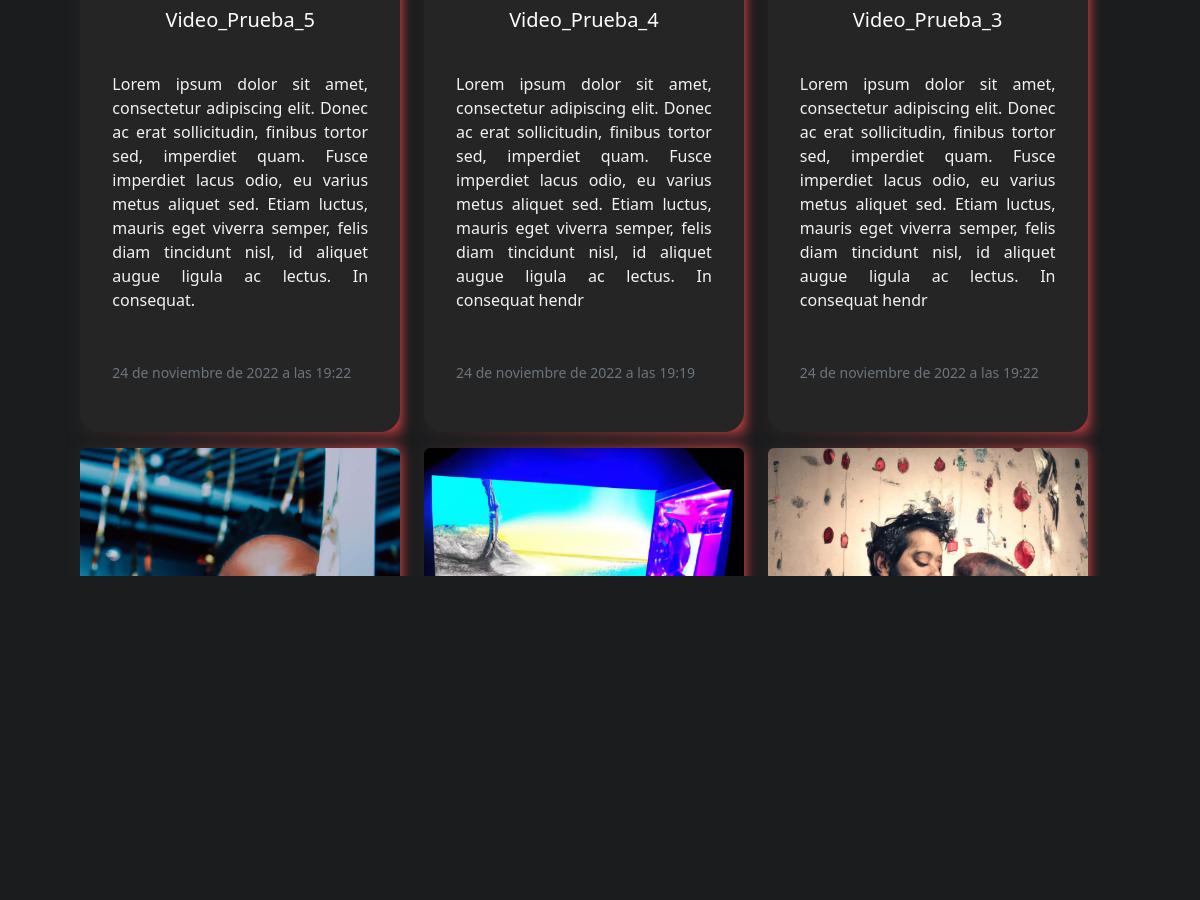
/base/videos (middle part), run on an earlier commit of the app's database.
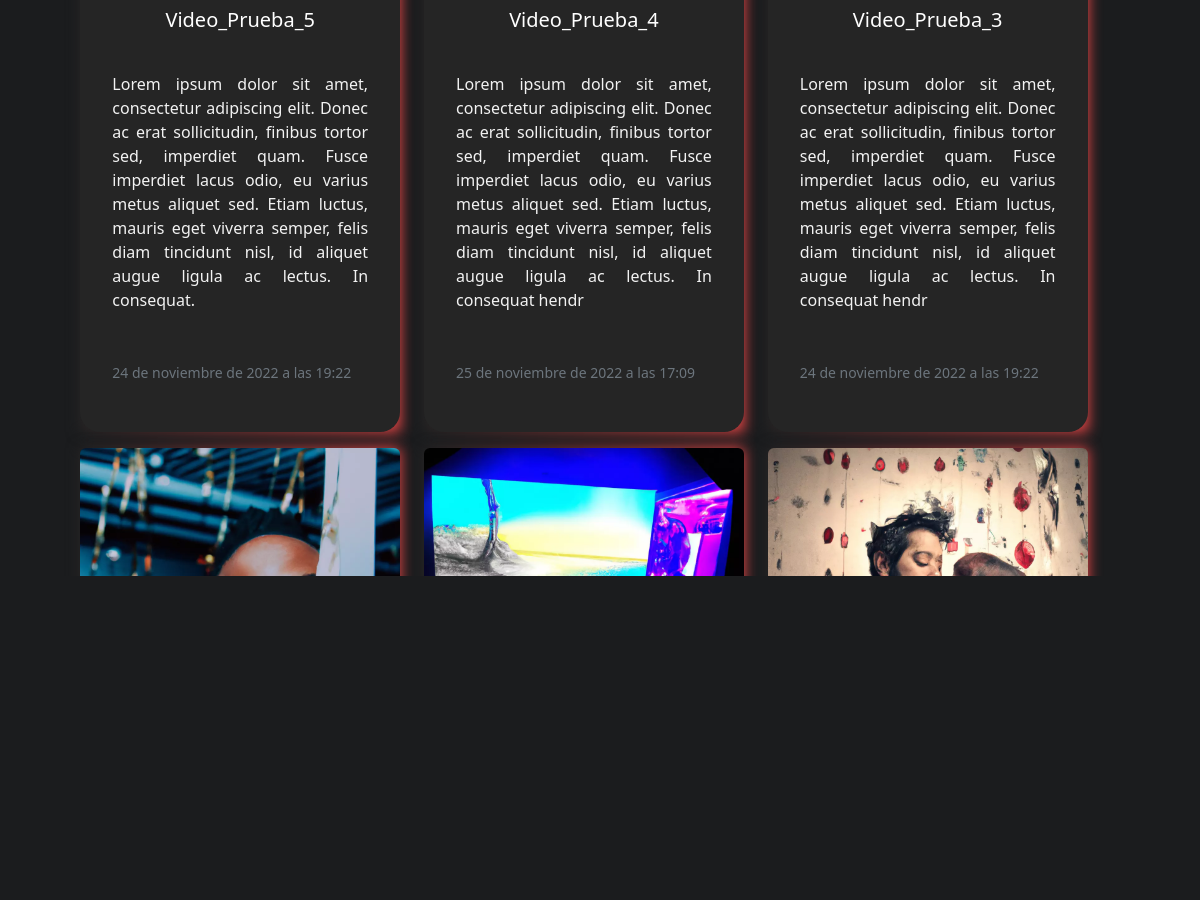
And on a later commit of the database.
### app_1/models.py (models this page shows, shortened)
class Video(models.Model):  # MODIFICADO
    title = models.CharField(max_length=30, default='')
    description = models.TextField(max_length=300, null=True)
    path = models.CharField(max_length=2000, null=True)
    thumnail = models.CharField(max_length=2000, null=True)
    length = models.IntegerField(null=True, default=0)
    datetime = models.DateTimeField(auto_now=True, blank=False, null=False)
    likes = models.IntegerField(null=True, default=0)
    dislikes = models.IntegerField(null=True, default=0)
    cathegory = models.CharField(
        max_length=300, null=True, choices=VIDEO_CATHEGORY, default='')
    channel = models.ForeignKey(Channel, on_delete=models.CASCADE,
                                blank=True, null=True, default='', related_name='videos')

### app_1/views.py (the view)
# urls.py: path('base/videos', VideoListView.as_view(), name='videos'),
class VideoListView (ListView):
    model = Video
    template_name = 'app_1/videos.html'

### app_1/templates/app_1/videos.html (shortened to what this page needs)
<!DOCTYPE html>
{% extends 'app_1/base.html' %} {% load account %} {% user_display user %}
{% load static %}
{% block estilo %}<link rel="stylesheet" href="../../static/css/video.css"> {% endblock %}
{% block contentVideo %}
<div class="container">
  <div class="scroll-bg" >
    <div class="scroll-div" >
      <div class="scroll-object" >
        <div class="dashboard-content text-center px-3 pt-4" >
          <div class="row mt-5">
            {% if object_list %} {% comment %} COMPROBACION DE SI NOS DEVUELVE UNA LISTA {% endcomment %}
            {% for video in object_list %}  {% comment %} RECORREMOS {% endcomment %}
            <div class="col-sm 12 col-md-4 col-md-4 col-md-4 py-2">
              <a href="/player/{{video.title}}" class="text-decoration-none">
              <div class="cubo">
                <img src="{{video.thumnail}}" class="rounded cubo-img-top" alt="{{video.title}}">
                <div class="cubo-body p-3">
                  <h5 class="cubo-title p-3 text-left">{{video.title}}</h5>
                  <p class="cubo-text p-3 text-justify">{{video.description}}</p>
                  <p class="cubo-text p-3"><small class="text-muted">{{video.datetime}}</small></p>
                </div>
              </a>
              </div>
            </div>
            {% endfor %}
            {% endif %}
{% endblock %} {% block contentNav %} {% endblock %}

What changed in the data, as far as the page shows it:
changed Video "Video_Prueba_4": datetime "24 de noviembre de 2022 a las 19:19" → "25 de noviembre de 2022 a las 17:09"
